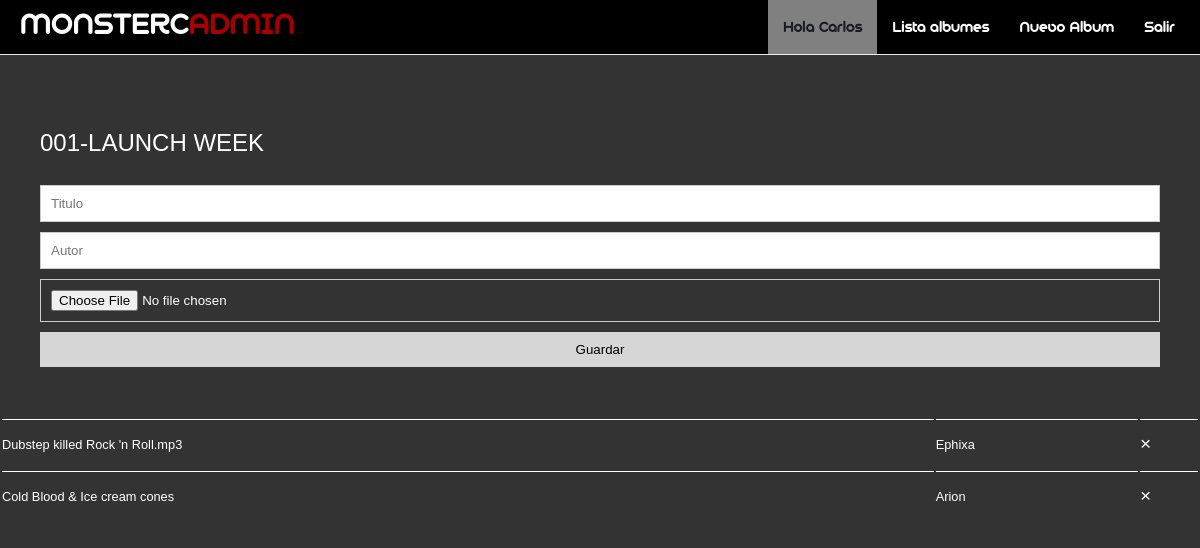
The app's page /admin/nuevaMusica.php?id=1 (signed in) with its own data.
### tables this page shows
CREATE TABLE IF NOT EXISTS `usuarios` (
  `id` int(11) NOT NULL AUTO_INCREMENT,
  `nombre` varchar(255) DEFAULT NULL,
  `email` varchar(255) NOT NULL,
  `password` varchar(255) DEFAULT NULL,
  PRIMARY KEY (`id`)
);

CREATE TABLE IF NOT EXISTS `albumes` (
  `id` int(11) NOT NULL AUTO_INCREMENT,
  `nombre` varchar(255) DEFAULT NULL,
  `caratula` varchar(255) DEFAULT NULL,
  `fecha` date NOT NULL,
  PRIMARY KEY (`id`)
);

CREATE TABLE IF NOT EXISTS `canciones` (
  `id` int(11) NOT NULL AUTO_INCREMENT,
  `titulo` varchar(255) DEFAULT NULL,
  `autor` varchar(255) DEFAULT NULL,
  `ruta` varchar(255) NOT NULL,
  `id_album` int(11) NOT NULL,
  PRIMARY KEY (`id`,`id_album`),
  KEY `fk_canciones_albumes_idx` (`id_album`)
);

### admin/inc/conexion.php (called while the page is built)
<?php
$host = "localhost";
$user = "root";
$password = "";
$database = "proyecto_final";

### admin/core/Main.php (called while the page is built, shortened)
<?php
include 'core/Db_model.php';
include 'core/Album_model.php';
include 'core/User_model.php';
include 'core/Canciones_model.php';
include 'model/Cancion.php';
include 'model/Usuario.php';
class Main {
    function __construct() {
        include 'inc/conexion.php';
        $this->db = new Db_model($host, $user, $password, $database);
    }
}

### admin/core/Db_model.php (called while the page is built, shortened)
<?php
class Db_model {
    private $host, $userdb, $passdb, $namedb;
    private $conexion;
    function __construct($host, $userdb, $passdb, $namedb) {
        $this->host = $host;
        $this->userdb = $userdb;
        $this->passdb = $passdb;
        $this->namedb = $namedb;
    }
    private function connectDB() {
        $this->conexion = mysqli_connect($this->host, $this->userdb, $this->passdb, $this->namedb);
        mysqli_query($this->conexion, "SET NAMES 'utf8'");
    }
    public function executeSelectQuery($sql) {
        $consulta = mysqli_query($this->conexion, $sql);
        $nfilas = mysqli_num_rows($consulta);
        $datos = array();
        for ($i = 0; $i < $nfilas; $i++) {
            $fila = mysqli_fetch_array($consulta);
            $datos [] = $fila;
        }
        return $datos;
    }
}

### admin/core/Canciones_model.php (called while the page is built, shortened)
<?php
class Canciones_model extends Main {
    public function selectCanciones($id_album) {
        $arrayArrays = $this->db->executeSelectQuery("SELECT id, titulo, autor, ruta, id_album FROM canciones WHERE id_album=$id_album ORDER BY titulo DESC");
        $arrayObj = array();
        foreach ($arrayArrays as $fila) {
            extract($fila);
            $cancion = new Cancion($id, $titulo, $autor, $ruta, $id_album);
            $arrayObj [] = $cancion;
        }
        return $arrayObj;
    }
}

### admin/core/User_model.php (called while the page is built, shortened)
<?php
class User_model extends Main {
    public function datosUser($id) {
        $arrayArray = $this->db->executeSelectQuery("SELECT * FROM usuarios WHERE id=$id");
        foreach ($arrayArray as $fila) {
            extract($fila);
            return new Usuario($id, $nombre, $email, $password);
        }
    }
}

### admin/model/Usuario.php (called while the page is built, shortened)
<?php
class Usuario {
    private $id, $nombre, $email, $password;
    function __construct($id, $nombre, $email, $password) {
        $this->nombre = $nombre;
    }
    public function getNombre() {
        return $this->nombre;
    }
}

### admin/core/Album_model.php (called while the page is built, shortened)
<?php
class Album_model extends Main {
    public function selectNombre($id) {
        $arrayArray = $this->db->executeSelectQuery("SELECT nombre FROM albumes WHERE id=$id");
        $nombreAlbum = "";
        foreach ($arrayArray as $fila) {
            $nombreAlbum = $fila["nombre"];
        }
        return $nombreAlbum;
    }
}

### admin/model/Cancion.php (called while the page is built, shortened)
<?php
class Cancion {
    private $id, $titulo, $autor, $ruta, $idalbum;
    function __construct($id, $titulo, $autor, $ruta, $idalbum) {
        $this->id = $id;
        $this->titulo = $titulo;
        $this->autor = $autor;
    }
    function getId() {
        return $this->id;
    }
    function getTitulo() {
        return $this->titulo;
    }
    function getAutor() {
        return $this->autor;
    }
}

### admin/nuevaMusica.php (the view, shortened to what this page needs)
<?php
include './core/Main.php';
$id_album = $_GET["id"];
$album = new Album_model();
$cancion = new Canciones_model();
$nombreAlbum = $album->selectNombre($id_album);
$arrayObjCancion = $cancion->selectCanciones($id_album);
?>
<?php include './col/header.php'; ?>
<section>
    <h1><?= $nombreAlbum ?></h1>
    <br>
    <form action="<?= $_SERVER['PHP_SELF'] ?>" method="post"  enctype="multipart/form-data">
        <input type="text" name="titulo" placeholder="Titulo">
        <input type="text" name="autor" placeholder="Autor">
        <input type="file" name="ruta" placeholder="Cancion">
        <input type="submit" value="Guardar">
    </form>
</section>
<table>
    <?php if (count($arrayObjCancion) > 0) { ?>
        <?php foreach ($arrayObjCancion as $objCancion) { ?>
            <tr>
                <td><?= $objCancion->getTitulo() ?></td>
                <td><?= $objCancion->getAutor() ?></td>
                <td><a href="nuevaMusica.php?e=<?= $objCancion->getId() ?>"> &#215;</a></td>
            </tr>
        <?php } ?>
    <?php } else { ?>
        <tr>
            <td colspan="4">No hay canciones en este album</td>
        </tr>
    <?php } ?>
</table>
<?php include './col/footer.php'; ?>

### admin/col/header.php (shortened to what this page needs)
<?php
$user = new User_model();
$objUsuario = $user->datosUser($_SESSION["id_usuario"]);
?>
<!DOCTYPE html>
<html>
    <head>
        <link href="site_media/css/style.css" type="text/css" rel="stylesheet">
    </head>
    <body class="cms">
        <header>
            <h1>MONSTERC<span>ADMIN</span></h1>
            <nav>
                <ul>
                    <li class="saludo">Hola <?= $objUsuario->getNombre() ?></li>
                    <li><a href="listar.php">Lista albumes</a></li>
                    <li><a href="nuevoAlbum.php">Nuevo Album</a></li>
                    <li><a href="salir.php">Salir</a></li>
                </ul>
            </nav>
        </header>

### admin/site_media/css/style.css (style rules this page uses)
* { margin: 0; padding: 0; -webkit-box-sizing: border-box; text-decoration: none; }
body,html { font:1em/1.5 sans-serif; overflow: hidden; height: 100%; }
h1,h2 { font-weight: 300; }
li { list-style: none; color:#181d20; }
span { color:#A80000; }
input,textarea { width: 100%; padding: 10px; margin-bottom: 10px; border:1px solid #ccc; }
input[type="submit"] { border:none; background: rgba(255,255,255,.8); cursor:pointer; }
header { color: #fff; background: #000; width: 100%; font-family: monstercat; border-bottom: 1px solid #eee; margin-bottom: 50px; overflow: hidden; position: relative; top: 0; z-index: 100; }
header h1 { float: left; margin-left: 20px; }
header nav { float: right; margin-right: 10px; }
header nav ul li { float: left; padding: 15px; }
header nav ul li a { color: #fff; -webkit-transition: all .5s; -moz-transition: all .5s; -o-transition: all .5s; -ms-transition: all .5s; }
.saludo { background: rgba(255,255,255,.5); }
body.cms { background: #333; color: #fff; }
section { padding: 20px; margin: 20px; }
table { width: 100%; text-align: left; margin-top: 20px; font-size: .8em; }
table td { border-top: 1px solid #fff; font-weight: 300; padding: 10px 0; }
table td a { color:#fff; font-size: 1.5em; -webkit-transition: all .5s; }

### records on screen
usuarios: nombre "Carlos"
albumes: nombre "001-LAUNCH WEEK"
canciones: titulo "Dubstep killed Rock 'n Roll.mp3", autor "Ephixa"
canciones: titulo "Cold Blood & Ice cream cones", autor "Arion"
